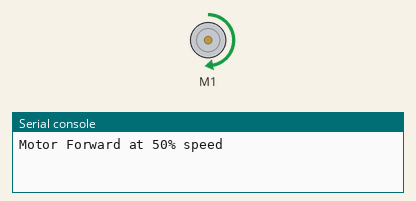
The program below on a simulated Raspberry Pi Pico running CircuitPython. On the bench: DC motor (green arrow = forward, orange = backward, longer = faster), the last lines printed to the serial console.

Above: at 1.0 s.
At 2.5 s:
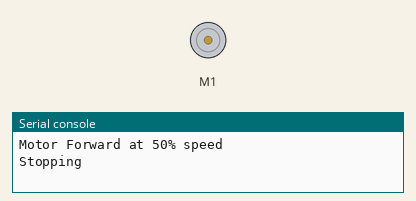
At 4.0 s:
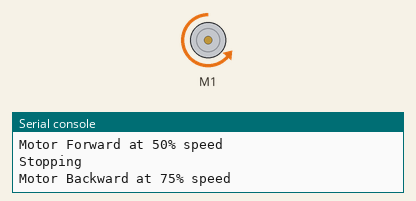
Timing chart, 0 to 7.8 s (numbered marks = the images above):
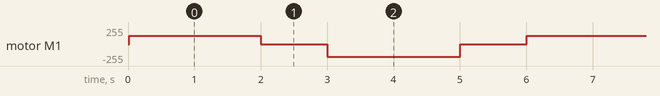

The program:

dc.py
```python
import time
import board
import pwmio
from digitalio import DigitalInOut, Direction
from adafruit_motor import motor

# Setup IN1 and IN2 as PWM outputs
pwm_in1 = pwmio.PWMOut(board.GP16, frequency=1000, duty_cycle=0)
pwm_in2 = pwmio.PWMOut(board.GP17, frequency=1000, duty_cycle=0)

# Create motor object using PWM
dc_motor = motor.DCMotor(pwm_in1, pwm_in2)

# Motor speed control function (speed ranges from -1.0 to 1.0)
def motor_control(speed):
    dc_motor.throttle = speed

try:
    while True:
        print("Motor Forward at 50% speed")
        motor_control(0.5)  # Move forward at 50% speed
        time.sleep(2)

        print("Stopping")
        motor_control(0)  # Stop motor
        time.sleep(1)

        print("Motor Backward at 75% speed")
        motor_control(-0.75)  # Move backward at 75% speed
        time.sleep(2)

        print("Stopping")
        motor_control(0)  # Stop motor
        time.sleep(1)

except KeyboardInterrupt:
    print("Stopping motor")
    motor_control(0)
```

Measured:
- by itself, motor M1: repeats every 6.0 s: stopped 1.0 s, backward 191/255 2.0 s, stopped 1.0 s, forward 127/255 2.0 s
